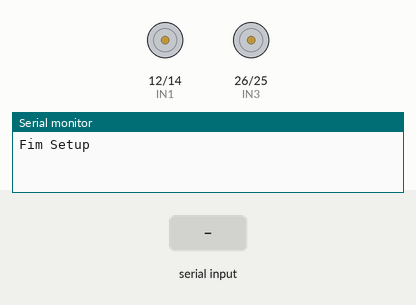
This sketch was run on a simulated ESP32. On the bench: motor-driver pin pairs drawn as motors (green arrow = first pin HIGH = forward, orange = second pin HIGH = backward, longer = more drive), the last lines printed to the serial monitor. The test bench sets the inputs (shaded band). Nothing arrives over Bluetooth unless stated.

Above: at 1.2 s.
1.3 s: "F" received over Serial
At 2.0 s:
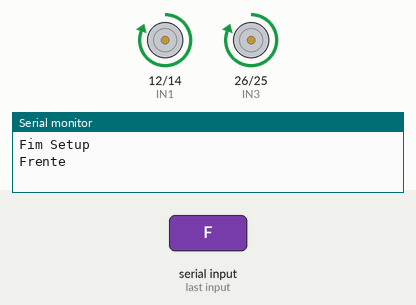
3.0 s: "R" received over the second serial link
At 4.4 s:
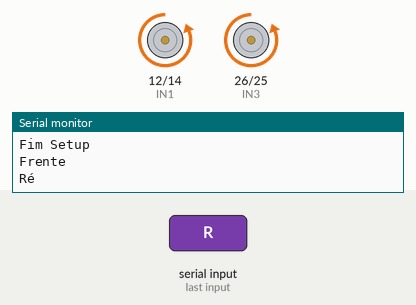
4.7 s: "D" received over Serial
At 5.8 s:
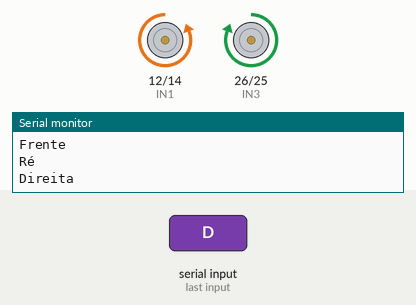
6.4 s: "E" received over the second serial link
At 7.1 s:
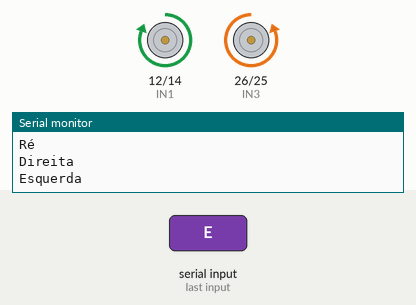
8.1 s: "F" received over the second serial link
At 9.5 s:
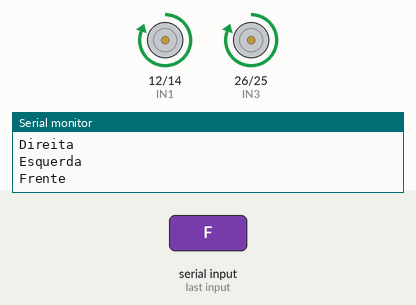
9.8 s: "D" received over the second serial link
At 15.8 s:
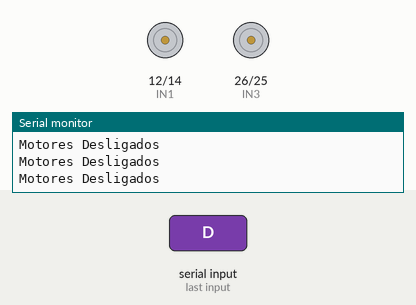
Timing chart, 0 to 16.3 s (numbered marks = the images above; inputs shaded):
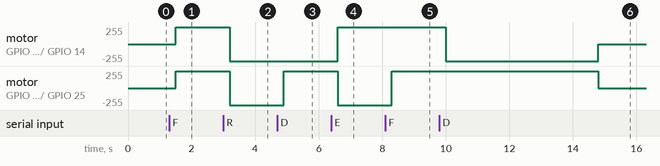

The sketch:

PI_Bluetooth_1.ino
```cpp
/* Header --------------------------------------------------------------------*/
/**
  *****************************************************************************
  * @file           : PI_Bluetooth.ino
  * @brief          : Main program body
  ******************************************************************************
  * @attention

  * Projeto integrador da turma 1MTRB (2º semestre de 2024)
  * Data: 18/11/2024
  * Realizado por: Maria Eduarda Oliveira, Maria Luiza "Netuno" Rossi, Ryan Reis e Sophia Figueiredo
  *
  * Caso não esteja encontrando a placa do ESP32 no Arduino IDE,
  * ir para Arquivo > Preferências > URLs do Gerenciador de Placas Adicionais
  * e adicionar a URL https://dl.espressif.com/dl/package_esp32_index.json
  *
  * Conexão de hardware:
  * +--------+-------+
  * |Ponte H | ESP32 |
  * +--------+-------+
  * |EN1 (M1)| D13   | -> não estamos mais utilizando o enable
  * |EN2 (M2)| D27   | -> não estamos mais utilizando o enable
  * |IN1 (M1)| D12   |
  * |IN2 (M1)| D14   |
  * |IN3 (M2)| D26   |
  * |IN4 (M2)| D25   |
  * +----------------+
  * Caso o motor esteja rodando da direção contrária,
  * inverta os pinos que vão para o motor (OUT1 e OUT2 ou OUT3 e OUT4)
  *
  * Não se esqueça de trocar o nome do Bluetooth
  *****************************************************************************
  */

/* Nome do Bluetooth ---------------------------------------------------------*/
#define  NOME_BLUETOOTH "RSM2_TheCar" // Alterar conforme o seu carro

/* Inclusões -----------------------------------------------------------------*/
#include "BluetoothSerial.h"

/* Definições ----------------------------------------------------------------*/
#define IN1                 12
#define IN2                 14
#define IN3                 26
#define IN4                 25
#define DEBOUNCE            200  // Tempo de debounce em milissegundos
#define TEMPO_MAXIMO_ESPERA 5000 // Tempo de segurança em milissegundos

/* Instância do BluetoothSerial ----------------------------------------------*/
BluetoothSerial Bluetooth;

/* Variáveis globais ---------------------------------------------------------*/
char comando;  ///< Guarda o comando recebido por Bluetooth ou Serial
unsigned long tempoSemComando = 0;  ///< Guarda o tempo do último comando

/* Protótipos de funções -----------------------------------------------------*/
/**
 * @brief Configura os pinos utilizados para controle dos motores.
 */
void configurarPinos();

/**
 * @brief Configura a comunicação Bluetooth.
 */
void configurarBluetooth();

/**
 * @brief Processa o comando recebido.
 * @param comando Caractere representando o comando.
 */
void processarComando(char comando);

/**
 * @brief Controla os motores com base nos estados fornecidos.
 * @param state1 Estado do pino IN1.
 * @param state2 Estado do pino IN2.
 * @param state3 Estado do pino IN3.
 * @param state4 Estado do pino IN4.
 */
void movimentarMotores(int EnableMotor1, int EnableMotor2, int state1, int state2, int state3, int state4);

/* Função principal ----------------------------------------------------------*/
/**
 * @brief Função de configuração inicial do ESP32.
 */
void setup()
{
  configurarPinos();
  configurarBluetooth();
  Serial.println("Fim Setup");
}

/**
 * @brief Função principal de loop do ESP32.
 */
void loop()
{
  // Verifica se há dados disponíveis na conexão Bluetooth
  if (Bluetooth.available())
  {
    comando = Bluetooth.read();
    tempoSemComando = millis(); // Atualiza o tempo do último comando recebido
    delay(DEBOUNCE);            // Aplica o debounce
    processarComando(comando);
  }

  // Verifica se há dados disponíveis na Serial
  else if (Serial.available())
  {
    comando = Serial.read();
    tempoSemComando = millis(); // Atualiza o tempo do último comando recebido
    delay(DEBOUNCE);            // Aplica o debounce
    processarComando(comando);
  }

  // Verifica se o tempo desde o último comando excedeu o limite de segurança
  if ((millis() - tempoSemComando) > TEMPO_MAXIMO_ESPERA)
  {
    movimentarMotores(LOW, LOW, LOW, LOW);
    Serial.println("Motores Desligados");
  }
}

/* Funções auxiliares --------------------------------------------------------*/

/**
 * @brief Configura os pinos usados para controle dos motores.
 * Define os pinos como saídas e configura os estados iniciais.
 */
void configurarPinos()
{
  // Pinos definidos como saída
  pinMode(IN1, OUTPUT);
  pinMode(IN2, OUTPUT);
  pinMode(IN3, OUTPUT);
  pinMode(IN4, OUTPUT);

  // Estados iniciais dos pinos
  digitalWrite(IN1, LOW); // Habilita M1
  digitalWrite(IN2, LOW); // Habilita M2
  digitalWrite(IN3, LOW); // Habilita M1
  digitalWrite(IN4, LOW); // Habilita M2
}

/**
 * @brief Configura a comunicação Bluetooth.
 * Define o nome do dispositivo e inicializa a comunicação Serial.
 */
void configurarBluetooth()
{
  Serial.begin(9600); // Inicializa a serial para debug
  Bluetooth.begin(NOME_BLUETOOTH); // Inicia o Bluetooth com o nome definido
}

/**
 * @brief Processa o comando recebido via Bluetooth ou Serial.
 * @param comando Caractere representando o comando.
 */
void processarComando(char comando)
{
  switch (comando)
  {
    case 'F': // Frente
      movimentarMotores(HIGH, LOW, HIGH, LOW);
      Serial.println("Frente");
      break;

    case 'R': // Ré
      movimentarMotores(LOW, HIGH, LOW, HIGH);
      Serial.println("Ré");
      break;

    case 'D': // Direita
      movimentarMotores(LOW, HIGH, HIGH, LOW);
      Serial.println("Direita");
      break;

    case 'E': // Esquerda
      movimentarMotores(HIGH, LOW, LOW, HIGH);
      Serial.println("Esquerda");
      break;

    case 'P': // Parar
      movimentarMotores(LOW, LOW, LOW, LOW);
      Serial.println("Motores Desligados");
      break;

    default: // Comando inválido
      movimentarMotores(LOW, LOW, LOW, LOW);
      Serial.print("Comando inválido recebido: ");
      Serial.println(comando);
      break;
  }
}


/**
 * @brief Controla os motores com base nos estados fornecidos.
 * @param state1 Estado do pino IN1.
 * @param state2 Estado do pino IN2.
 * @param state3 Estado do pino IN3.
 * @param state4 Estado do pino IN4.
 */
void movimentarMotores(int state1, int state2, int state3, int state4)
{
  digitalWrite(IN1, state1);
  digitalWrite(IN2, state2);
  digitalWrite(IN3, state3);
  digitalWrite(IN4, state4);
}
```

Measured:
- after the input at 1.3 s, motor on GPIO 12 (IN1) / GPIO 14 (IN2), motor on GPIO 26 (IN3) / GPIO 25 (IN4): stopped → forward 255/255 after 0.20 s
- after the input at 3.0 s, motor on GPIO 12 (IN1) / GPIO 14 (IN2), motor on GPIO 26 (IN3) / GPIO 25 (IN4): forward 255/255 → backward 255/255 after 0.20 s
- after the input at 4.7 s, motor on GPIO 26 (IN3) / GPIO 25 (IN4): backward 255/255 → forward 255/255 after 0.20 s
- after the input at 6.4 s, motor on GPIO 12 (IN1) / GPIO 14 (IN2): backward 255/255 → forward 255/255 after 0.20 s; motor on GPIO 26 (IN3) / GPIO 25 (IN4): forward 255/255 → backward 255/255 after 0.20 s
- after the input at 8.1 s, motor on GPIO 26 (IN3) / GPIO 25 (IN4): backward 255/255 → forward 255/255 after 0.20 s
- after the input at 9.8 s, motor on GPIO 12 (IN1) / GPIO 14 (IN2): forward 255/255 → backward 255/255 after 0.20 s, → stopped 4.8 s later; motor on GPIO 26 (IN3) / GPIO 25 (IN4): forward 255/255 → stopped after 5.0 s instead of 3.3 s
